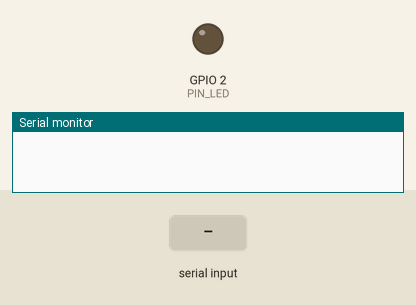
Recording of a sketch running on a simulated ESP32. Parts: output pins drawn as LEDs (lit = HIGH), the last lines printed to the serial monitor. Dashed ring = blinking. The test bench sets the inputs (shaded band).

Above: at 0.9 s.
1.0 s: "90,45\n" received over Serial
At 1.22 s:
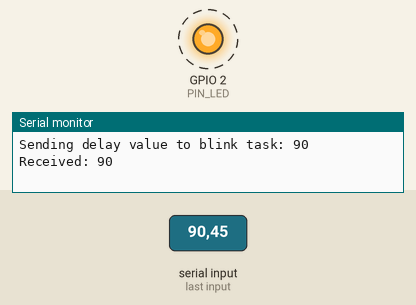
Timing chart, 0 to 10.0 s (numbered marks = the images above; inputs shaded):
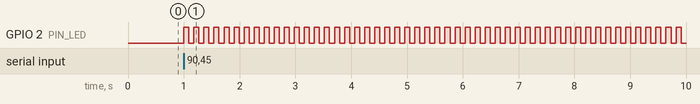

Measured:
- after the input at 1.0 s, GPIO 2 (PIN_LED): alternates HIGH for 0.09 s and LOW for 0.09 s, starting at once

The sketch:

Blink.ino
```cpp
#include "freertos/FreeRTOS.h"
#include "freertos/task.h"
#include "freertos/semphr.h"

// Using only single core for now
#if CONFIG_FREERTOS_UNICORE
static const BaseType_t app_cpu = 0;
#else
static const BaseType_t app_cpu = 1;
#endif

// Semaphore
static SemaphoreHandle_t bin_sem;

// Task
void blinkTask(void *param) {
    static const uint8_t PIN_LED = 2;

    // Converting received value
    int delay = *(int *) param;       // Dark arts of C programming BEWARE!
    Serial.print("Received: ");
    Serial.println(delay);

    // Release semaphore
    xSemaphoreGive(bin_sem);

    // Pin settings
    pinMode(PIN_LED, OUTPUT);

    while(true) {
        digitalWrite(PIN_LED, !digitalRead(PIN_LED));
        vTaskDelay(delay / portTICK_PERIOD_MS);
    }
}

void setup() {
    Serial.begin(115200);
    vTaskDelay(100 / portTICK_PERIOD_MS);

    // Wait for input from user
    while(Serial.available() <= 0);

    int delayVal = Serial.parseInt();
    Serial.print("Sending delay value to blink task: ");
    Serial.println(delayVal);

    // Creating the semaphore
    bin_sem = xSemaphoreCreateBinary();

    // Creating the task
    xTaskCreatePinnedToCore(
        blinkTask,
        "Blink task",
        1024,
        (void *) &delayVal,
        1,
        NULL,
        app_cpu
    );

    // This will allow setup to wait until input is taken then exit
    xSemaphoreTake(bin_sem, portMAX_DELAY);

    // Deleting current task
    vTaskDelete(NULL);
}

void loop() {

    // Do nothing. Large delay is added to avoid Watch Dog reset
    vTaskDelay(60000 / portTICK_PERIOD_MS);
}
```
